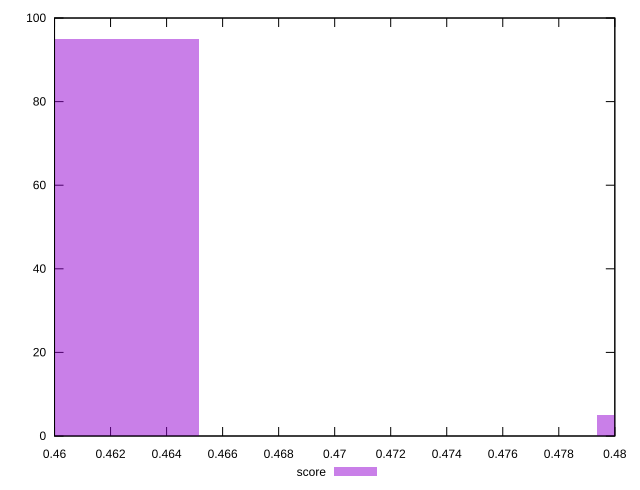

Source code (gnuplot):
reset

$score <<EOF
0.46160528395796024 95
0.48291014321755843 5
EOF

set key outside below
set boxwidth 0.007101619753199388
set xrange [0.46:0.48]
set yrange [0:100]
set trange [0:100]
set style fill transparent solid 0.5 noborder
set terminal svg size 640, 490 enhanced background rgb 'white'
set output "report_00019_2021-02-10T18-14-37.922Z//uses-rel-preload/samples/pages+cached+noadtech+nomedia+nocss/score/histogram.svg"

plot $score title "score" with boxes

reset
